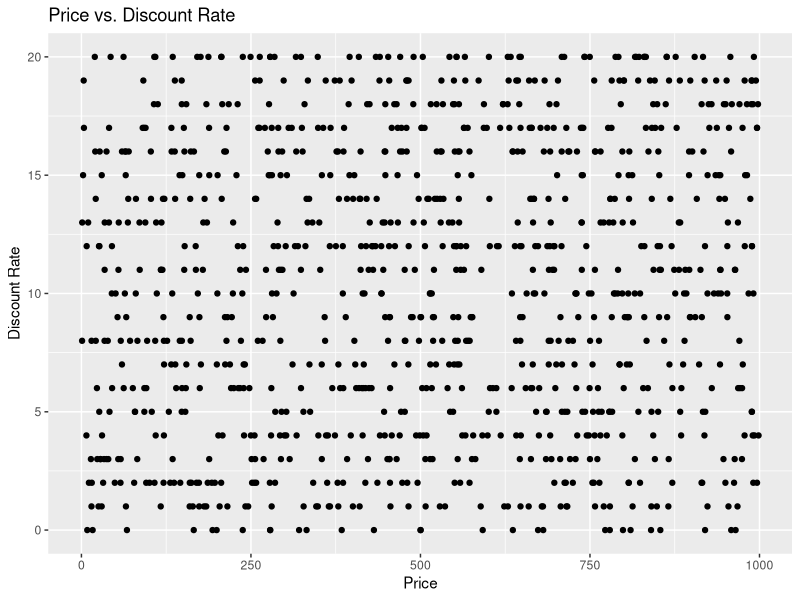

Write the R code that produced this figure.
library(ggplot2)

product_data <- read.csv("Data_upload/Product.csv")

gg <- ggplot(product_data, aes(x = price, y = discount_rate)) +
  geom_point() +
  labs(title = "Price vs. Discount Rate",
       x = "Price",
       y = "Discount Rate")
if (!file.exists("figures")) {
  dir.create("figures")
}

ggsave("figure/price_vs_discount.png", plot = gg)
